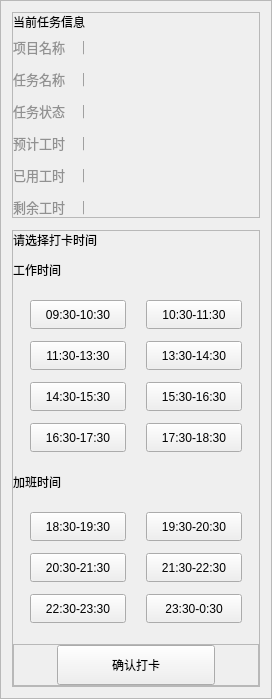
    <widget class="QFrame" name="frame_2">
     <property name="minimumSize">
      <size>
       <width>272</width>
       <height>0</height>
      </size>
     </property>
     <property name="maximumSize">
      <size>
       <width>272</width>
       <height>16777215</height>
      </size>
     </property>
     <property name="styleSheet">
      <string notr="true"/>
     </property>
     <property name="frameShape">
      <enum>QFrame::StyledPanel</enum>
     </property>
     <property name="frameShadow">
      <enum>QFrame::Raised</enum>
     </property>
     <layout class="QVBoxLayout" name="verticalLayout_8" stretch="0,1">
      <property name="spacing">
       <number>12</number>
      </property>
      <item>
       <widget class="QFrame" name="frame_5">
        <property name="frameShape">
         <enum>QFrame::StyledPanel</enum>
        </property>
        <property name="frameShadow">
         <enum>QFrame::Raised</enum>
        </property>
        <layout class="QVBoxLayout" name="verticalLayout_4">
         <property name="leftMargin">
          <number>0</number>
         </property>
         <property name="topMargin">
          <number>0</number>
         </property>
         <property name="rightMargin">
          <number>0</number>
         </property>
         <property name="bottomMargin">
          <number>0</number>
         </property>
         <item>
          <widget class="SubtitleLabel" name="SubtitleLabel_2">
           <property name="sizePolicy">
            <sizepolicy hsizetype="Preferred" vsizetype="Maximum">
             <horstretch>0</horstretch>
             <verstretch>0</verstretch>
            </sizepolicy>
           </property>
           <property name="text">
            <string>当前任务信息</string>
           </property>
          </widget>
         </item>
         <item>
          <layout class="QVBoxLayout" name="verticalLayout_3">
           <property name="spacing">
            <number>12</number>
           </property>
           <item>
            <layout class="QHBoxLayout" name="horizontalLayout_2" stretch="0,0,1">
             <item>
              <widget class="QLabel" name="label_4">
               <property name="font">
                <font>
                 <pointsize>10</pointsize>
                </font>
               </property>
               <property name="styleSheet">
                <string notr="true">color:rgba(51, 51, 51, 0.5)</string>
               </property>
               <property name="text">
                <string>项目名称</string>
               </property>
              </widget>
             </item>
             <item>
              <widget class="QLabel" name="label_5">
               <property name="font">
                <font>
                 <pointsize>10</pointsize>
                </font>
               </property>
               <property name="styleSheet">
                <string notr="true">color:rgba(51, 51, 51, 0.5)</string>
               </property>
               <property name="text">
                <string>｜</string>
               </property>
              </widget>
             </item>
             <item>
              <widget class="QLabel" name="info_projectname_label">
               <property name="font">
                <font>
                 <pointsize>10</pointsize>
                </font>
               </property>
               <property name="styleSheet">
                <string notr="true">color:rgba(51, 51, 51, 0.5)</string>
               </property>
               <property name="text">
                <string> </string>
               </property>
              </widget>
             </item>
            </layout>
           </item>
           <item>
            <layout class="QHBoxLayout" name="horizontalLayout_3" stretch="0,0,1">
             <item>
              <widget class="QLabel" name="label_7">
               <property name="font">
                <font>
                 <pointsize>10</pointsize>
                </font>
               </property>
               <property name="styleSheet">
                <string notr="true">color:rgba(51, 51, 51, 0.5)</string>
               </property>
               <property name="text">
                <string>任务名称</string>
               </property>
              </widget>
             </item>
             <item>
              <widget class="QLabel" name="label_8">
               <property name="font">
                <font>
                 <pointsize>10</pointsize>
                </font>
               </property>
               <property name="styleSheet">
                <string notr="true">color:rgba(51, 51, 51, 0.5)</string>
               </property>
               <property name="text">
                <string>｜</string>
               </property>
              </widget>
             </item>
             <item>
              <widget class="QLabel" name="info_taskname_label">
               <property name="font">
                <font>
                 <pointsize>10</pointsize>
                </font>
               </property>
               <property name="styleSheet">
                <string notr="true">color:rgba(51, 51, 51, 0.5)</string>
               </property>
               <property name="text">
                <string> </string>
               </property>
              </widget>
             </item>
            </layout>
           </item>
           <item>
            <layout class="QHBoxLayout" name="horizontalLayout_4" stretch="0,0,1">
             <item>
              <widget class="QLabel" name="label_10">
               <property name="font">
                <font>
                 <pointsize>10</pointsize>
                </font>
               </property>
               <property name="styleSheet">
                <string notr="true">color:rgba(51, 51, 51, 0.5)</string>
               </property>
               <property name="text">
                <string>任务状态</string>
               </property>
              </widget>
             </item>
             <item>
              <widget class="QLabel" name="label_11">
               <property name="font">
                <font>
                 <pointsize>10</pointsize>
                </font>
               </property>
               <property name="styleSheet">
                <string notr="true">color:rgba(51, 51, 51, 0.5)</string>
               </property>
               <property name="text">
                <string>｜</string>
               </property>
              </widget>
             </item>
             <item>
              <widget class="QLabel" name="info_taskstatu_label">
               <property name="font">
                <font>
                 <pointsize>10</pointsize>
                </font>
               </property>
               <property name="styleSheet">
                <string notr="true">color:rgba(51, 51, 51, 0.5)</string>
               </property>
               <property name="text">
                <string> </string>
               </property>
              </widget>
             </item>
            </layout>
           </item>
           <item>
            <layout class="QHBoxLayout" name="horizontalLayout_5" stretch="0,0,1">
             <item>
              <widget class="QLabel" name="label_13">
               <property name="font">
                <font>
                 <pointsize>10</pointsize>
                </font>
               </property>
               <property name="styleSheet">
                <string notr="true">color:rgba(51, 51, 51, 0.5)</string>
               </property>
               <property name="text">
                <string>预计工时</string>
               </property>
              </widget>
             </item>
             <item>
              <widget class="QLabel" name="label_14">
               <property name="font">
                <font>
                 <pointsize>10</pointsize>
                </font>
               </property>
               <property name="styleSheet">
                <string notr="true">color:rgba(51, 51, 51, 0.5)</string>
               </property>
               <property name="text">
                <string>｜</string>
               </property>
              </widget>
             </item>
             <item>
              <widget class="QLabel" name="info_expectedtime_label">
               <property name="font">
                <font>
                 <pointsize>10</pointsize>
                </font>
               </property>
               <property name="styleSheet">
                <string notr="true">color:rgba(51, 51, 51, 0.5)</string>
               </property>
               <property name="text">
                <string> </string>
               </property>
              </widget>
             </item>
            </layout>
           </item>
           <item>
            <layout class="QHBoxLayout" name="horizontalLayout_6" stretch="0,0,1">
             <item>
              <widget class="QLabel" name="label_16">
               <property name="font">
                <font>
                 <pointsize>10</pointsize>
                </font>
               </property>
               <property name="styleSheet">
                <string notr="true">color:rgba(51, 51, 51, 0.5)</string>
               </property>
               <property name="text">
                <string>已用工时</string>
               </property>
              </widget>
             </item>
             <item>
              <widget class="QLabel" name="label_17">
               <property name="font">
                <font>
                 <pointsize>10</pointsize>
                </font>
               </property>
               <property name="styleSheet">
                <string notr="true">color:rgba(51, 51, 51, 0.5)</string>
               </property>
               <property name="text">
                <string>｜</string>
               </property>
              </widget>
             </item>
             <item>
              <widget class="QLabel" name="info_usetime_label">
               <property name="font">
                <font>
                 <pointsize>10</pointsize>
                </font>
               </property>
               <property name="styleSheet">
                <string notr="true">color:rgba(51, 51, 51, 0.5)</string>
               </property>
               <property name="text">
                <string> </string>
               </property>
              </widget>
             </item>
            </layout>
           </item>
           <item>
            <layout class="QHBoxLayout" name="horizontalLayout_7" stretch="0,0,1">
             <item>
              <widget class="QLabel" name="label_22">
               <property name="font">
                <font>
                 <pointsize>10</pointsize>
                </font>
               </property>
               <property name="styleSheet">
                <string notr="true">color:rgba(51, 51, 51, 0.5)</string>
               </property>
               <property name="text">
                <string>剩余工时</string>
               </property>
              </widget>
             </item>
             <item>
              <widget class="QLabel" name="label_23">
               <property name="font">
                <font>
                 <pointsize>10</pointsize>
                </font>
               </property>
               <property name="styleSheet">
                <string notr="true">color:rgba(51, 51, 51, 0.5)</string>
               </property>
               <property name="text">
                <string>｜</string>
               </property>
              </widget>
             </item>
             <item>
              <widget class="QLabel" name="info_residuetime_label">
               <property name="font">
                <font>
                 <pointsize>10</pointsize>
                </font>
               </property>
               <property name="styleSheet">
                <string notr="true">color:rgba(51, 51, 51, 0.5)</string>
               </property>
               <property name="text">
                <string> </string>
               </property>
              </widget>
             </item>
            </layout>
           </item>
          </layout>
         </item>
        </layout>
       </widget>
      </item>
      <item>
       <widget class="QFrame" name="frame_6">
        <property name="frameShape">
         <enum>QFrame::StyledPanel</enum>
        </property>
        <property name="frameShadow">
         <enum>QFrame::Raised</enum>
        </property>
        <layout class="QVBoxLayout" name="verticalLayout_7">
         <property name="spacing">
          <number>12</number>
         </property>
         <property name="leftMargin">
          <number>0</number>
         </property>
         <property name="topMargin">
          <number>0</number>
         </property>
         <property name="rightMargin">
          <number>0</number>
         </property>
         <property name="bottomMargin">
          <number>0</number>
         </property>
         <item>
          <widget class="SubtitleLabel" name="SubtitleLabel_3">
           <property name="sizePolicy">
            <sizepolicy hsizetype="Preferred" vsizetype="Preferred">
             <horstretch>0</horstretch>
             <verstretch>0</verstretch>
            </sizepolicy>
           </property>
           <property name="text">
            <string>请选择打卡时间</string>
           </property>
          </widget>
         </item>
         <item>
          <layout class="QVBoxLayout" name="verticalLayout_5">
           <item>
            <widget class="StrongBodyLabel" name="StrongBodyLabel">
             <property name="sizePolicy">
              <sizepolicy hsizetype="Preferred" vsizetype="Maximum">
               <horstretch>0</horstretch>
               <verstretch>0</verstretch>
              </sizepolicy>
             </property>
             <property name="text">
              <string>工作时间</string>
             </property>
            </widget>
           </item>
           <item>
            <layout class="QGridLayout" name="gridLayout_2">
             <property name="leftMargin">
              <number>9</number>
             </property>
             <property name="topMargin">
              <number>9</number>
             </property>
             <property name="rightMargin">
              <number>9</number>
             </property>
             <property name="bottomMargin">
              <number>9</number>
             </property>
             <property name="spacing">
              <number>12</number>
             </property>
             <item row="0" column="0">
              <widget class="PillPushButton" name="PillPushButton">
               <property name="sizePolicy">
                <sizepolicy hsizetype="Maximum" vsizetype="Fixed">
                 <horstretch>0</horstretch>
                 <verstretch>0</verstretch>
                </sizepolicy>
               </property>
               <property name="minimumSize">
                <size>
                 <width>96</width>
                 <height>29</height>
                </size>
               </property>
               <property name="text">
                <string>09:30-10:30</string>
               </property>
               <attribute name="buttonGroup">
                <string notr="true">buttonGroup</string>
               </attribute>
              </widget>
             </item>
             <item row="0" column="1">
              <widget class="PillPushButton" name="PillPushButton_2">
               <property name="enabled">
                <bool>true</bool>
               </property>
               <property name="sizePolicy">
                <sizepolicy hsizetype="Maximum" vsizetype="Fixed">
                 <horstretch>0</horstretch>
                 <verstretch>0</verstretch>
                </sizepolicy>
               </property>
               <property name="minimumSize">
                <size>
                 <width>96</width>
                 <height>29</height>
                </size>
               </property>
               <property name="text">
                <string>10:30-11:30</string>
               </property>
               <attribute name="buttonGroup">
                <string notr="true">buttonGroup</string>
               </attribute>
              </widget>
             </item>
             <item row="1" column="0">
              <widget class="PillPushButton" name="PillPushButton_3">
               <property name="minimumSize">
                <size>
                 <width>96</width>
                 <height>29</height>
                </size>
               </property>
               <property name="text">
                <string>11:30-13:30</string>
               </property>
               <attribute name="buttonGroup">
                <string notr="true">buttonGroup</string>
               </attribute>
              </widget>
             </item>
             <item row="1" column="1">
              <widget class="PillPushButton" name="PillPushButton_4">
               <property name="minimumSize">
                <size>
                 <width>96</width>
                 <height>29</height>
                </size>
               </property>
               <property name="text">
                <string>13:30-14:30</string>
               </property>
               <attribute name="buttonGroup">
                <string notr="true">buttonGroup</string>
               </attribute>
              </widget>
             </item>
             <item row="2" column="0">
              <widget class="PillPushButton" name="PillPushButton_5">
               <property name="minimumSize">
                <size>
                 <width>96</width>
                 <height>29</height>
                </size>
               </property>
               <property name="text">
                <string>14:30-15:30</string>
               </property>
               <attribute name="buttonGroup">
                <string notr="true">buttonGroup</string>
               </attribute>
              </widget>
             </item>
             <item row="2" column="1">
              <widget class="PillPushButton" name="PillPushButton_6">
               <property name="minimumSize">
                <size>
                 <width>96</width>
                 <height>29</height>
                </size>
               </property>
               <property name="text">
                <string>15:30-16:30</string>
               </property>
               <attribute name="buttonGroup">
                <string notr="true">buttonGroup</string>
               </attribute>
              </widget>
             </item>
             <item row="3" column="0">
              <widget class="PillPushButton" name="PillPushButton_7">
               <property name="minimumSize">
                <size>
                 <width>96</width>
                 <height>29</height>
                </size>
               </property>
               <property name="text">
                <string>16:30-17:30</string>
               </property>
               <attribute name="buttonGroup">
                <string notr="true">buttonGroup</string>
               </attribute>
              </widget>
             </item>
             <item row="3" column="1">
              <widget class="PillPushButton" name="PillPushButton_8">
               <property name="minimumSize">
                <size>
                 <width>96</width>
                 <height>29</height>
                </size>
               </property>
               <property name="text">
                <string>17:30-18:30</string>
               </property>
               <attribute name="buttonGroup">
                <string notr="true">buttonGroup</string>
               </attribute>
              </widget>
             </item>
            </layout>
           </item>
          </layout>
         </item>
         <item>
          <layout class="QVBoxLayout" name="verticalLayout_6">
           <item>
            <widget class="StrongBodyLabel" name="StrongBodyLabel_2">
             <property name="sizePolicy">
              <sizepolicy hsizetype="Preferred" vsizetype="Maximum">
               <horstretch>0</horstretch>
               <verstretch>0</verstretch>
              </sizepolicy>
             </property>
             <property name="text">
              <string>加班时间</string>
             </property>
            </widget>
           </item>
           <item>
            <layout class="QGridLayout" name="gridLayout_3">
             <property name="leftMargin">
              <number>9</number>
             </property>
             <property name="topMargin">
              <number>9</number>
             </property>
             <property name="rightMargin">
              <number>9</number>
             </property>
             <property name="bottomMargin">
              <number>9</number>
             </property>
             <property name="spacing">
              <number>12</number>
             </property>
             <item row="0" column="0">
              <widget class="PillPushButton" name="PillPushButton_9">
               <property name="sizePolicy">
                <sizepolicy hsizetype="Maximum" vsizetype="Maximum">
                 <horstretch>0</horstretch>
                 <verstretch>0</verstretch>
                </sizepolicy>
               </property>
               <property name="minimumSize">
                <size>
                 <width>96</width>
                 <height>29</height>
                </size>
               </property>
               <property name="text">
                <string>18:30-19:30</string>
               </property>
               <attribute name="buttonGroup">
                <string notr="true">buttonGroup</string>
               </attribute>
              </widget>
             </item>
             <item row="0" column="1">
              <widget class="PillPushButton" name="PillPushButton_10">
               <property name="sizePolicy">
                <sizepolicy hsizetype="Maximum" vsizetype="Maximum">
                 <horstretch>0</horstretch>
                 <verstretch>0</verstretch>
                </sizepolicy>
               </property>
               <property name="minimumSize">
                <size>
                 <width>96</width>
                 <height>29</height>
                </size>
               </property>
               <property name="text">
                <string>19:30-20:30</string>
               </property>
               <attribute name="buttonGroup">
                <string notr="true">buttonGroup</string>
               </attribute>
              </widget>
             </item>
             <item row="1" column="0">
              <widget class="PillPushButton" name="PillPushButton_11">
               <property name="sizePolicy">
                <sizepolicy hsizetype="Maximum" vsizetype="Maximum">
                 <horstretch>0</horstretch>
                 <verstretch>0</verstretch>
                </sizepolicy>
               </property>
               <property name="minimumSize">
                <size>
                 <width>96</width>
                 <height>29</height>
                </size>
               </property>
               <property name="text">
                <string>20:30-21:30</string>
               </property>
               <attribute name="buttonGroup">
                <string notr="true">buttonGroup</string>
               </attribute>
              </widget>
             </item>
             <item row="1" column="1">
              <widget class="PillPushButton" name="PillPushButton_12">
               <property name="sizePolicy">
                <sizepolicy hsizetype="Maximum" vsizetype="Maximum">
                 <horstretch>0</horstretch>
                 <verstretch>0</verstretch>
                </sizepolicy>
               </property>
               <property name="minimumSize">
                <size>
                 <width>96</width>
                 <height>29</height>
                </size>
               </property>
               <property name="text">
                <string>21:30-22:30</string>
               </property>
               <attribute name="buttonGroup">
                <string notr="true">buttonGroup</string>
               </attribute>
              </widget>
             </item>
             <item row="2" column="0">
              <widget class="PillPushButton" name="PillPushButton_13">
               <property name="sizePolicy">
                <sizepolicy hsizetype="Maximum" vsizetype="Maximum">
                 <horstretch>0</horstretch>
                 <verstretch>0</verstretch>
                </sizepolicy>
               </property>
               <property name="minimumSize">
                <size>
                 <width>96</width>
                 <height>29</height>
                </size>
               </property>
               <property name="text">
                <string>22:30-23:30</string>
               </property>
               <attribute name="buttonGroup">
                <string notr="true">buttonGroup</string>
               </attribute>
              </widget>
             </item>
             <item row="2" column="1">
              <widget class="PillPushButton" name="PillPushButton_14">
               <property name="sizePolicy">
                <sizepolicy hsizetype="Maximum" vsizetype="Maximum">
                 <horstretch>0</horstretch>
                 <verstretch>0</verstretch>
                </sizepolicy>
               </property>
               <property name="minimumSize">
                <size>
                 <width>96</width>
                 <height>29</height>
                </size>
               </property>
               <property name="text">
                <string>23:30-0:30</string>
               </property>
               <attribute name="buttonGroup">
                <string notr="true">buttonGroup</string>
               </attribute>
              </widget>
             </item>
            </layout>
           </item>
          </layout>
         </item>
         <item>
          <widget class="QFrame" name="frame_4">
           <property name="frameShape">
            <enum>QFrame::StyledPanel</enum>
           </property>
           <property name="frameShadow">
            <enum>QFrame::Raised</enum>
           </property>
           <layout class="QHBoxLayout" name="horizontalLayout_8">
            <property name="leftMargin">
             <number>0</number>
            </property>
            <property name="topMargin">
             <number>0</number>
            </property>
            <property name="rightMargin">
             <number>0</number>
            </property>
            <property name="bottomMargin">
             <number>0</number>
            </property>
            <item>
             <widget class="PrimaryPushButton" name="PrimaryPushButton">
              <property name="sizePolicy">
               <sizepolicy hsizetype="Fixed" vsizetype="Fixed">
                <horstretch>0</horstretch>
                <verstretch>0</verstretch>
               </sizepolicy>
              </property>
              <property name="minimumSize">
               <size>
                <width>158</width>
                <height>40</height>
               </size>
              </property>
              <property name="text">
               <string>确认打卡</string>
              </property>
              <property name="iconSize">
               <size>
                <width>16</width>
                <height>16</height>
               </size>
              </property>
              <property name="hasIcon" stdset="0">
               <bool>false</bool>
              </property>
             </widget>
            </item>
           </layout>
          </widget>
         </item>
        </layout>
       </widget>
      </item>
     </layout>
    </widget>
